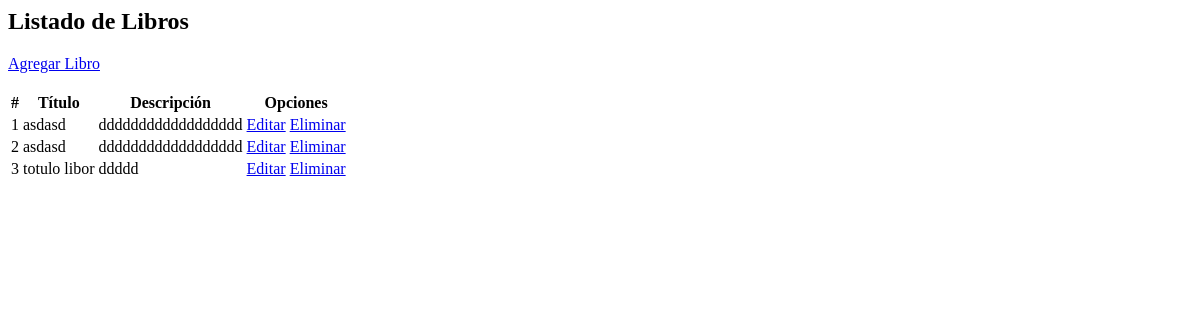
Before: /libro/listar_libro/ with the older database file.
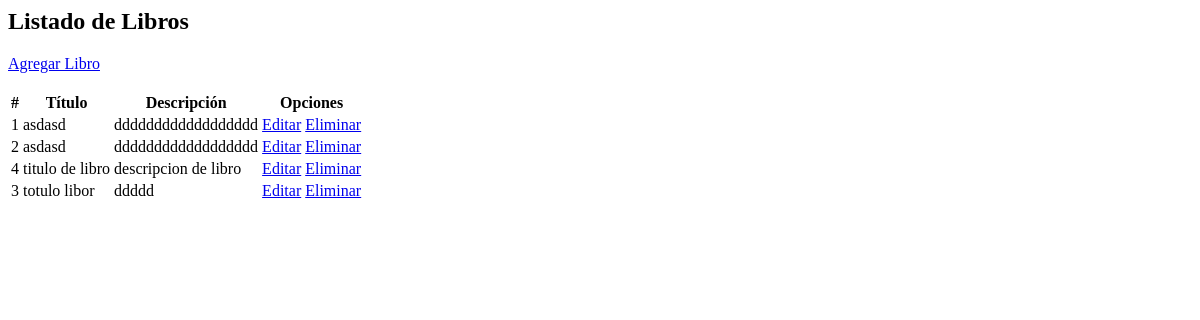
After: the same page with the newer database file.
### libro/models.py (models this page shows, shortened)
class Libro(models.Model):
    id = models.AutoField(primary_key= True)
    titulo = models.CharField('Título', max_length=255, blank = False, null = False)
    descripcion = models.TextField('Descripción', blank = True, null = False)
    class Meta:
        verbose_name = 'Libro'
        verbose_name_plural = 'Libros'
        ordering = ['titulo']

### libro/views.py (the view)
# urls.py: path('listar_libro/', listarLibro, name = 'listar_libro'),
def listarLibro(request):
    libros = Libro.objects.all()
    return render(request, 'libro/listar_libro.html', {'libros': libros})

### libro/templates/libro/listar_libro.html (shortened to what this page needs)
{% block libro %}
    {% if libros %}
    <h2>Listado de Libros</h2>
    <a href="{% url 'libro:crear_libro' %}">Agregar Libro</a>
        <table>
            <thead>
                 <tr>
                    <th>#</th>
                    <th>Título</th>
                    <th>Descripción</th>
                    <th>Opciones</th>
                </tr>
            </thead>
            <tbody>
                {% for libro in libros %}
                    <tr>
                        <td>{{ libro.id }}</td>
                        <td>{{ libro.titulo }}</td>
                        <td>{{ libro.descripcion }}</td>
                        <td>
                        <a href="{% url 'libro:editar_libro' libro.id %}">Editar</a>
                        <a href="{% url 'libro:eliminar_libro' libro.id %}">Eliminar</a>
                        </td>
                    </tr>
                {% endfor %}
            </tbody>
        </table>
    {% else %}
        <h1>No existen libros registrados</h1>
    {% endif %}
{% endblock libro %}

Changed rows visible on the page:
added Libro: id "4", titulo "titulo de libro", descripcion "descripcion de libro"
